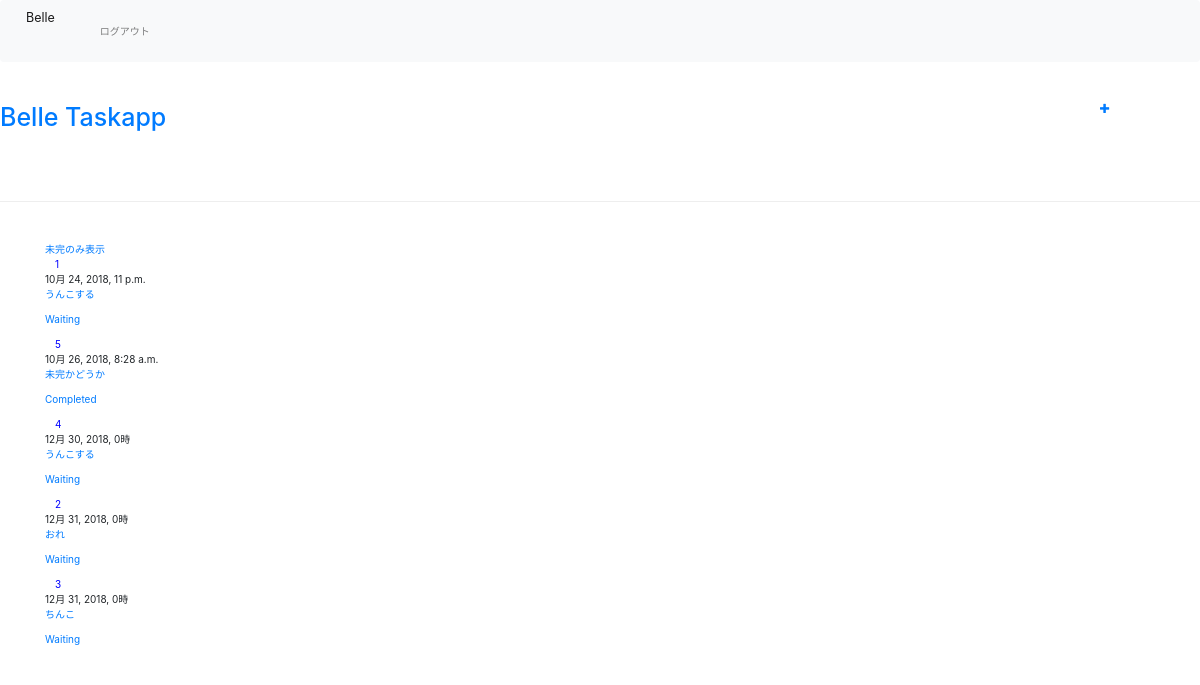
The page /taskapp/ (signed in) on the database as committed earlier.
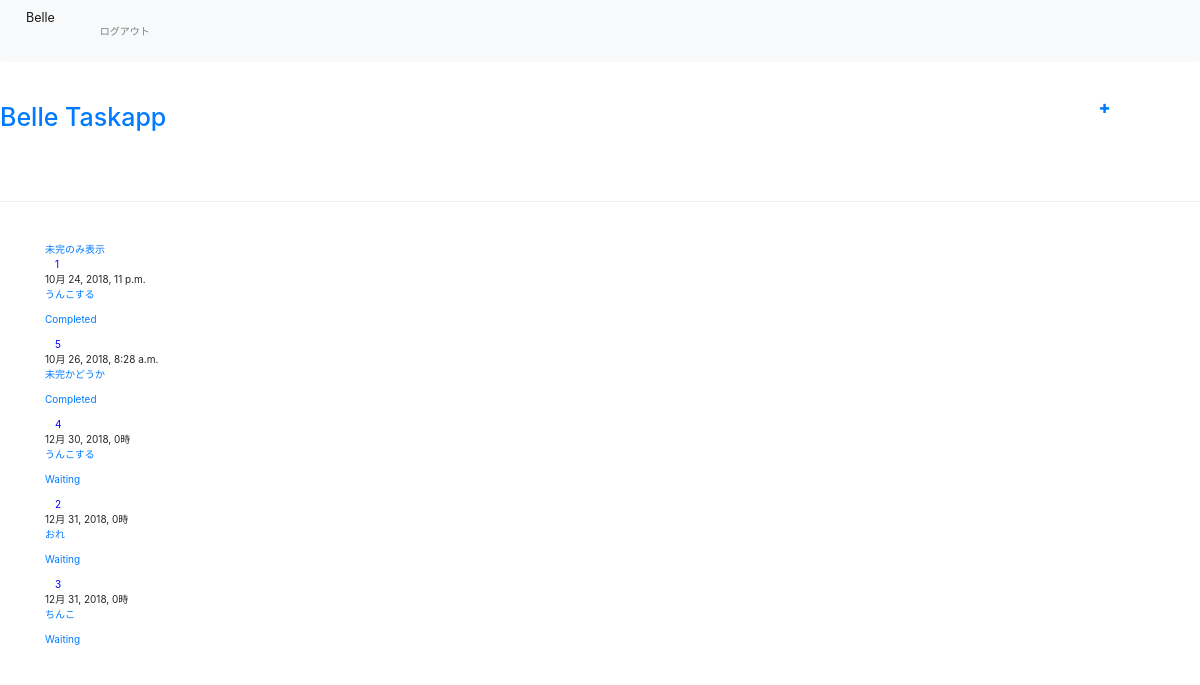
The same page on the database as committed later.
### taskapp/models.py (models this page shows, shortened)
class Task(models.Model):
    author = models.ForeignKey("auth.User",on_delete=models.CASCADE)
    title = models.CharField(max_length=200)
    created_date = models.DateTimeField(default=timezone.now)
    limit_date = models.DateTimeField(blank=True,null=True)
    is_completed = models.BooleanField(default = False)

### taskapp/views.py (the view)
# urls.py: path("",views.task_list,name="task_list"),
def task_list(request):
    tasks = Task.objects.all().order_by("limit_date")
    return render(request,"taskapp/task_list.html",{"tasks":tasks})

### taskapp/templates/taskapp/task_list.html
{% extends 'taskapp/base.html' %}
{% block content %}
{% if user.is_authenticated %}
<a href="{% url 'taskapp:task_uncompleted' %}">未完のみ表示</a>
    {% for task in tasks %}
        <div class="post">
          　<span style= "color:blue;">{{ task.pk }}</span></a>
            <div class="date">
                {{ task.limit_date }}
            </div>
            <p><a href="{% url 'taskapp:task_edit' pk=task.pk %}">{{ task.title }}</p>
            {% if task.is_completed %}
                <p>Completed</p>
            {% else %}
                <p>Waiting</p>
            {% endif %}
        </div>
    {% endfor %}
{% endif %}
{% endblock %}

Rows that differ between the two databases and show on the page:
changed Task id 1: is_completed "Waiting" → "Completed"
